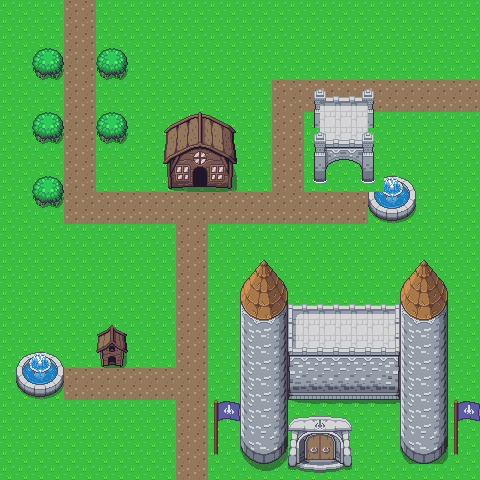

Below is a game level as drawn by its tile map, then a one-line description and the .tmx file that defines it, in full:
An orthogonal 30x30 tile map with 16x16 px tiles, 2 tile layers (ground, Trees).

<map version="1.10" tiledversion="1.11.2" orientation="orthogonal" renderorder="right-down" width="30" height="30" tilewidth="16" tileheight="16" infinite="0" nextlayerid="3" nextobjectid="1">
 <tileset firstgid="1" name="test-tiles" tilewidth="16" tileheight="16" tilecount="1440" columns="40">
  <image source="Overworld.png" width="640" height="576" />
 </tileset>
 <layer id="1" name="ground" width="30" height="30">
  <data encoding="csv">
1,1,1,1,1202,1202,1,1,1,1,1,1,1,1,1,1,1,1,1,1,1,1,1,1,1,1,1,1,1,1,
1,1,1,1,1202,1202,1,1,1,1,1,1,1,1,1,1,1,1,1,1,1,1,1,1,1,1,1,1,1,1,
1,1,1,1,1202,1202,1,1,1,1,1,1,1,1,1,1,1,1,1,1,1,1,1,1,1,1,1,1,1,1,
1,1,1,1,1202,1202,1,1,1,1,1,1,1,1,1,1,1,1,1,1,1,1,1,1,1,1,1,1,1,1,
1,1,1,1,1202,1202,1,1,1,1,1,1,1,1,1,1,1,1,1,1,1,1,1,1,1,1,1,1,1,1,
1,1,1,1,1202,1202,1,1,1,1,1,1,1,1,1,1,1,1202,1202,1202,1202,1202,1202,1202,1202,1202,1202,1202,1202,1202,
1,1,1,1,1202,1202,1,1,1,1,1,1,1,1,1,1,1,1202,1202,1202,1202,1202,1202,1202,1202,1202,1202,1202,1202,1202,
1,1,1,1,1202,1202,1,1,1,1,1,1,1,1,1,1,1,1202,1202,1,1,1,1,1,1,1,1,1,1,1,
1,1,1,1,1202,1202,1,1,1,1,1,1,1,1,1,1,1,1202,1202,1,1,1,1,1,1,1,1,1,1,1,
1,1,1,1,1202,1202,1,1,1,1,1,1,1,1,1,1,1,1202,1202,1,1,1,1,1,1,1,1,1,1,1,
1,1,1,1,1202,1202,1,1,1,1,1,1,1,1,1,1,1,1202,1202,1,1,1,1,1,1,1,1,1,1,1,
1,1,1,1,1202,1202,1,1,1,1,1,1,1,1,1,1,1,1202,1202,1,1,1,1,1,1,1,1,1,1,1,
1,1,1,1,1202,1202,1202,1202,1202,1202,1202,1202,1202,1202,1202,1202,1202,1202,1202,1202,1202,1202,1202,1,1,1,1,1,1,1,
1,1,1,1,1202,1202,1202,1202,1202,1202,1202,1202,1202,1202,1202,1202,1202,1202,1202,1202,1202,1202,1202,1,1,1,1,1,1,1,
1,1,1,1,1,1,1,1,1,1,1,1202,1202,1,1,1,1,1,1,1,1,1,1,1,1,1,1,1,1,1,
1,1,1,1,1,1,1,1,1,1,1,1202,1202,1,1,1,1,1,1,1,1,1,1,1,1,1,1,1,1,1,
1,1,1,1,1,1,1,1,1,1,1,1202,1202,1,1,1,1,1,1,1,1,1,1,1,1,1,1,1,1,1,
1,1,1,1,1,1,1,1,1,1,1,1202,1202,1,1,1,1,1,1,1,1,1,1,1,1,1,1,1,1,1,
1,1,1,1,1,1,1,1,1,1,1,1202,1202,1,1,1,1,1,1,1,1,1,1,1,1,1,1,1,1,1,
1,1,1,1,1,1,1,1,1,1,1,1202,1202,1,1,1,1,1,1,1,1,1,1,1,1,1,1,1,1,1,
1,1,1,1,1,1,1,1,1,1,1,1202,1202,1,1,1,1,1,1,1,1,1,1,1,1,1,1,1,1,1,
1,1,1,1,1,1,1,1,1,1,1,1202,1202,1,1,1,1,1,1,1,1,1,1,1,1,1,1,1,1,1,
1,1,1,1,1,1,1,1,1,1,1,1202,1202,1,1,1,1,1,1,1,1,1,1,1,1,1,1,1,1,1,
1,1,1,1,1202,1202,1202,1202,1202,1202,1202,1202,1202,1,1,1,1,1,1,1,1,1,1,1,1,1,1,1,1,1,
1,1,1,1,1202,1202,1202,1202,1202,1202,1202,1202,1202,1,1,1,1,1,1,1,1,1,1,1,1,1,1,1,1,1,
1,1,1,1,1,1,1,1,1,1,1,1202,1202,1,1,1,1,1,1,1,1,1,1,1,1,1,1,1,1,1,
1,1,1,1,1,1,1,1,1,1,1,1202,1202,1,1,1,1,1,1,1,1,1,1,1,1,1,1,1,1,1,
1,1,1,1,1,1,1,1,1,1,1,1202,1202,1,1,1,1,1,1,1,1,1,1,1,1,1,1,1,1,1,
1,1,1,1,1,1,1,1,1,1,1,1202,1202,1,1,1,1,1,1,1,1,1,1,1,1,1,1,1,1,1,
1,1,1,1,1,1,1,1,1,1,1,1202,1202,1,1,1,1,1,1,1,1,1,1,1,1,1,1,1,1,1
</data>
 </layer>
 <layer id="2" name="Trees" width="30" height="30">
  <data encoding="csv">
0,0,0,0,0,0,0,0,0,0,0,0,0,0,0,0,0,0,0,0,0,0,0,0,0,0,0,0,0,0,
0,0,0,0,0,0,0,0,0,0,0,0,0,0,0,0,0,0,0,0,0,0,0,0,0,0,0,0,0,0,
0,0,0,0,0,0,0,0,0,0,0,0,0,0,0,0,0,0,0,0,0,0,0,0,0,0,0,0,0,0,
0,0,646,647,0,0,646,647,0,0,0,0,0,0,0,0,0,0,0,0,0,0,0,0,0,0,0,0,0,0,
0,0,686,687,0,0,686,687,0,0,0,0,0,0,0,0,0,0,0,0,0,0,0,0,0,0,0,0,0,0,
0,0,0,0,0,0,0,0,0,0,0,0,0,0,0,0,0,0,0,906,907,908,909,910,0,0,0,0,0,0,
0,0,0,0,0,0,0,0,0,0,0,0,0,0,0,0,0,0,0,946,947,948,949,950,0,0,0,0,0,0,
0,0,646,647,0,0,646,647,0,0,7,8,9,10,11,0,0,0,0,986,987,988,989,990,0,0,0,0,0,0,
0,0,686,687,0,0,686,687,0,0,47,48,49,50,51,0,0,0,0,1026,1027,1028,1029,1030,0,0,0,0,0,0,
0,0,0,0,0,0,0,0,0,0,87,88,89,90,91,0,0,0,0,1066,1067,1068,1069,1070,0,0,0,0,0,0,
0,0,0,0,0,0,0,0,0,0,127,128,129,130,131,0,0,0,0,1106,1107,1108,1109,1110,0,0,0,0,0,0,
0,0,646,647,0,0,0,0,0,0,167,168,169,170,171,0,0,0,0,1146,1147,1148,1149,1150,384,385,0,0,0,0,
0,0,686,687,0,0,0,0,0,0,0,0,0,0,0,0,0,0,0,0,0,0,0,423,424,425,0,0,0,0,
0,0,0,0,0,0,0,0,0,0,0,0,0,0,0,0,0,0,0,0,0,0,0,463,464,465,0,0,0,0,
0,0,0,0,0,0,0,0,0,0,0,0,0,0,0,0,0,0,0,0,0,0,0,0,0,0,0,0,0,0,
0,0,0,0,0,0,0,0,0,0,0,0,0,0,0,0,0,0,0,0,0,0,0,0,0,0,0,0,0,0,
0,0,0,0,0,0,0,0,0,0,0,0,0,0,0,884,885,886,0,0,0,0,0,0,0,884,885,886,0,0,
0,0,0,0,0,0,0,0,0,0,0,0,0,0,0,924,925,926,0,0,0,0,0,0,0,924,925,926,0,0,
0,0,0,0,0,0,0,0,0,0,0,0,0,0,0,964,965,966,0,0,0,0,0,0,0,964,965,966,0,0,
0,0,0,0,0,0,0,0,0,0,0,0,0,0,0,1004,1005,1006,23,24,24,24,24,24,25,1004,1005,1006,0,0,
0,0,0,0,0,0,214,215,0,0,0,0,0,0,0,1044,1045,1046,63,64,64,64,64,64,65,1044,1045,1046,0,0,
0,0,0,0,0,0,254,255,0,0,0,0,0,0,0,1001,1002,1003,103,104,104,104,104,104,105,1001,1002,1003,0,0,
0,383,384,385,0,0,294,295,0,0,0,0,0,0,0,1001,1002,1003,143,144,144,144,144,144,145,1001,1002,1003,0,0,
0,423,424,425,0,0,0,0,0,0,0,0,0,0,0,1001,1002,1003,183,184,184,184,184,184,185,1001,1002,1003,0,0,
0,463,464,465,0,0,0,0,0,0,0,0,0,0,0,1001,1002,1003,223,224,224,224,224,224,225,1001,1002,1003,0,0,
0,0,0,0,0,0,0,0,0,0,0,0,0,1164,1165,1001,1002,1003,263,264,264,264,264,264,265,1001,1002,1003,1164,1165,
0,0,0,0,0,0,0,0,0,0,0,0,0,1204,1205,1001,1002,1003,1245,1246,1247,1248,0,0,0,1001,1002,1003,1204,1205,
0,0,0,0,0,0,0,0,0,0,0,0,0,1244,0,1041,1042,1043,1285,1286,1287,1288,0,0,0,1041,1042,1043,1244,0,
0,0,0,0,0,0,0,0,0,0,0,0,0,1284,0,1081,1082,1083,1325,1326,1327,1328,0,0,0,1081,1082,1083,1284,0,
0,0,0,0,0,0,0,0,0,0,0,0,0,0,0,1121,1122,1123,1365,1366,1367,1368,0,0,0,0,0,0,0,0
</data>
 </layer>
</map>
